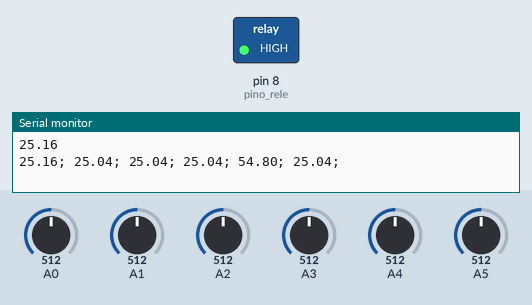
This sketch was run on a simulated Arduino Uno, built with avr-gcc and run on an emulated ATmega328P. Parts: switched loads named in the sketch (green lamp = pin HIGH), the last lines printed to the serial monitor. The test bench sets the inputs (shaded band); at power-on: A0 = 512, A1 = 512, A2 = 512, A3 = 512, A4 = 512, A5 = 512.

Above: at 3.4 s.
3.5 s: A0 set to 550
6.5 s: A0 set to 576
At 8.8 s:
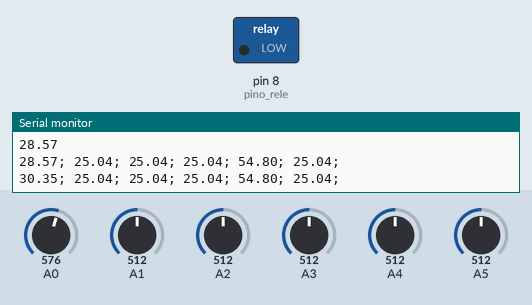
9.5 s: A0 set to 306
At 11.3 s:
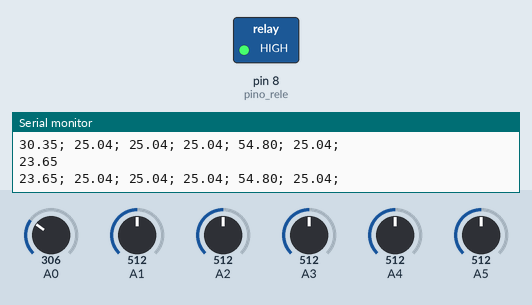
Timing chart, 0 to 12.8 s (numbered marks = the images above; inputs shaded):
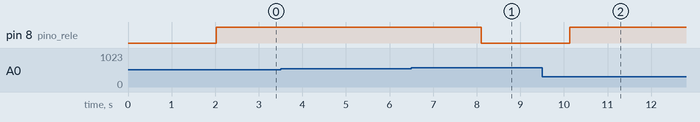

Measured:
- the behaviour switches between 566 and 567 on A0 (found by bisection; images 0 and 1)
- after the input at 6.5 s, pin 8 (pino_rele): HIGH → LOW after 1.6 s
- after the input at 9.5 s, pin 8 (pino_rele): LOW → HIGH after 0.63 s

The sketch:

UNO_Controle_Temp_Sala_Manequim.ino
```cpp
/*
UNO - leitura dos 6 AD simples, com termistores e UR
Controle tiristor usando o termistor 1

================================================================== */

#include <string.h>
#include <Timer.h> // para o every
Timer tt_Timer; // para o every

//#define DEBUG //comenta se versao final (escreve serial para o Visual Studio entender)
              //descomenta se quer debugar (escreve na serial print delhado)

int num_tot_canais = 6;

float SetPoint = 30.0;
float Histerese = 0.05;

double a[15], b[15], c[15], d[15], e[15], f[15], g[15];
double V[15], V_med[15], Valor[15], Soma_V[15];
double VV;

const float Resolucao = 1024.0;
const float V_ref = 5.0;

unsigned int contador_aquisicao=0;

int pino_rele = 8;

//==============================================================================================================================================
//==============================================================================================================================================

void setup()

{
  pinMode(pino_rele, OUTPUT);
  Serial.begin(9600);

  tt_Timer.every(2000, Execucao_Diversa, (void*)2); // executa automaticamente a rotina a cada xxx ms

a[1]= 0.10900668;  b[1]= -1.10025500;  c[1]= 5.28794594;  d[1]= -14.75771141;  e[1]= 40.30831163;  f[1]= -33.78559142 + 0.12 ;
a[2]= 0.10900668;  b[2]= -1.10025500;  c[2]= 5.28794594;  d[2]= -14.75771141;  e[2]= 40.30831163;  f[2]= -33.78559142 ;
a[3]= 0.10900668;  b[3]= -1.10025500;  c[3]= 5.28794594;  d[3]= -14.75771141;  e[3]= 40.30831163;  f[3]= -33.78559142 ;
a[4]= 0.10900668;  b[4]= -1.10025500;  c[4]= 5.28794594;  d[4]= -14.75771141;  e[4]= 40.30831163;  f[4]= -33.78559142 ;

a[5] = 0.0; b[5] = 0.0; c[5] = 0.0; d[5] = 0.0; e[5]= 31.446541;  f[5] = -23.82075; // UR
//a[5]= 0.10900668;  b[5]= -1.10025500;  c[5]= 5.28794594;  d[5]= -14.75771141;  e[5]= 40.30831163;  f[5]= -33.78559142 ;

a[6]= 0.10900668;  b[6]= -1.10025500;  c[6]= 5.28794594;  d[6]= -14.75771141;  e[6]= 40.30831163;  f[6]= -33.78559142 ;

//a[9] = 0.0; b[9] = 0.0; c[9] = 0.0; d[9] = 0.0; e[9]= 31.446541;  f[9] = -23.82075; // UR


}

//================================================================================================================================================
//================================================================================================================================================

void loop()
{
   tt_Timer.update(); // Checa se tem algum "every" para executar

  // lê Voltagem canais analogicos e acumula numa soma.
  // Só fará a média quando for mostrar display serial ou Visua Studio
  // está no loop para fazer o maior numero possivel de leituras e assim tira o ruido

  for (int i=1; i <= num_tot_canais; i++)
  {
    VV = analogRead(i-1)/Resolucao*V_ref; // retorna a voltagem
    Soma_V[i] = Soma_V[i] + VV;
  }
  contador_aquisicao = contador_aquisicao + 1;
  delay(100);
}

//================================================================================================================================================
//================================================================================================================================================

 void Execucao_Diversa(void* context)
 {
   Calcula_Medias_e_Aplica_Calibracao();
   Acionamento_Rele();

   for (int j=1; j <= num_tot_canais; j++)
   {
       #ifdef DEBUG // escreve no Monitor Serial detalhado, bom para debug
            Serial.print("  Ch");  Serial.print(j);  Serial.print("= ");
            Serial.print(Valor[j],1);
            Serial.print("; ");

      #else        // escreve no Monitor Serial para o Visual Studio
           Serial.print(Valor[j]);
          //Serial.print(" "); // se quiser usar o plotar do arduino
           Serial.print("; "); // se quiser saida para Visual Studio
      #endif

   }
   Serial.println();
 }


// ========================================================================================================================================

void Calcula_Medias_e_Aplica_Calibracao()
{
  // Extrai a media das tensoes já lidas e aplica calibracao

  for (int i=1; i <= num_tot_canais; i++)
  {
    V_med[i] = Soma_V[i] / contador_aquisicao;  // extrai a media da soma lida no loop
   // V_med[k] = 3.3;
    Valor[i] = Calibrar_tensao(V_med[i], i); // retorna o valor da temperatura, etc
    Soma_V[i] = 0.0;
  }

  contador_aquisicao = 0;
}

//================================================================================================================================================

void Acionamento_Rele() // chamado dentro Escreve no Monitor Serial
{
  digitalWrite(pino_rele,HIGH);

  if ( Valor[1] <= (SetPoint - Histerese))
   {
     digitalWrite(pino_rele,HIGH);
     Serial.println(Valor[1]);  // aciona rele 1
   }

   if ( Valor[1] >= (SetPoint + Histerese))
   {
     digitalWrite(pino_rele,LOW);      // desliga rele 1
   }

}

//================================================================================================================================================

double Calibrar_tensao(double tensao, int canal)
{
  double Valor_calibrado;
  Valor_calibrado =    a[canal]*pow(tensao, 5) +
                       b[canal]*pow(tensao, 4) +
                       c[canal]*pow(tensao, 3) +
                       d[canal]*pow(tensao, 2) +
                       e[canal]*pow(tensao, 1) +
                       f[canal]*pow(tensao, 0);

  return Valor_calibrado;
}

//======================================================================================================
```
